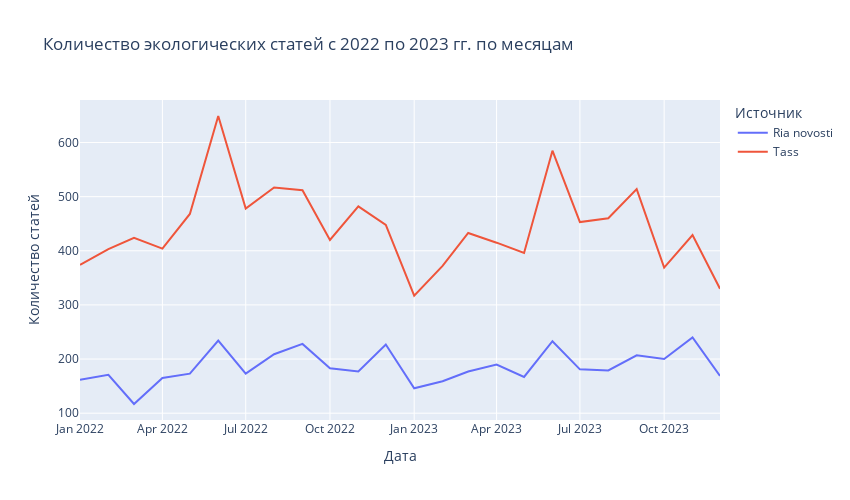

Notebook cell for this chart:
### Code cell
# Filtered dates
ria_dates_filtered = ria_df[ria_df.normal_dates > datetime.datetime(2021, 12, 31)].normal_dates
tass_dates_filtered = tass_df[tass_df.normal_dates > datetime.datetime(2021, 12, 31)].normal_dates

# Compute the sum of articles for each month
ria_articles_by_month = ria_dates_filtered.groupby(ria_dates_filtered.dt.to_period('M')).size()
tass_articles_by_month = tass_dates_filtered.groupby(tass_dates_filtered.dt.to_period('M')).size()

# Create traces
fig = go.Figure()
fig.add_trace(go.Scatter(x=ria_articles_by_month.index.to_timestamp(), y=ria_articles_by_month.values, mode='lines', name="Ria novosti"))
fig.add_trace(go.Scatter(x=tass_articles_by_month.index.to_timestamp(), y=tass_articles_by_month.values, mode='lines', name="Tass"))

# Update layout
fig.update_layout(title="Количество экологических статей с 2022 по 2023 гг. по месяцам",
                  xaxis_title="Дата",
                  yaxis_title="Количество статей",
                  legend_title="Источник",
                  height=500, width=850,
                  showlegend=True)

fig.show()

### Figure 1 — Plotly figure (JSON) as saved in the notebook; plotly's stock layout.template omitted (floating-point values rounded to 4 significant figures)
{"data": [{"mode": "lines", "name": "Ria novosti", "type": "scatter", "x": ["2022-01-01T00:00:00", "2022-02-01T00:00:00", "2022-03-01T00:00:00", "2022-04-01T00:00:00", "2022-05-01T00:00:00", "2022-06-01T00:00:00", "2022-07-01T00:00:00", "2022-08-01T00:00:00", "2022-09-01T00:00:00", "2022-10-01T00:00:00", "2022-11-01T00:00:00", "2022-12-01T00:00:00", "2023-01-01T00:00:00", "2023-02-01T00:00:00", "2023-03-01T00:00:00", "2023-04-01T00:00:00", "2023-05-01T00:00:00", "2023-06-01T00:00:00", "2023-07-01T00:00:00", "2023-08-01T00:00:00", "2023-09-01T00:00:00", "2023-10-01T00:00:00", "2023-11-01T00:00:00", "2023-12-01T00:00:00"], "y": [162, 171, 117, 165, 173, 234, 173, 209, 228, 183, 177, 227, 146, 159, 177, 190, 167, 233, 181, 179, 207, 200, 240, 169]}, {"mode": "lines", "name": "Tass", "type": "scatter", "x": ["2022-01-01T00:00:00", "2022-02-01T00:00:00", "2022-03-01T00:00:00", "2022-04-01T00:00:00", "2022-05-01T00:00:00", "2022-06-01T00:00:00", "2022-07-01T00:00:00", "2022-08-01T00:00:00", "2022-09-01T00:00:00", "2022-10-01T00:00:00", "2022-11-01T00:00:00", "2022-12-01T00:00:00", "2023-01-01T00:00:00", "2023-02-01T00:00:00", "2023-03-01T00:00:00", "2023-04-01T00:00:00", "2023-05-01T00:00:00", "2023-06-01T00:00:00", "2023-07-01T00:00:00", "2023-08-01T00:00:00", "2023-09-01T00:00:00", "2023-10-01T00:00:00", "2023-11-01T00:00:00", "2023-12-01T00:00:00"], "y": [374, 403, 424, 404, 468, 649, 478, 517, 512, 420, 482, 448, 317, 372, 433, 415, 396, 585, 453, 460, 514, 369, 429, 330]}], "layout": {"height": 500, "legend": {"title": {"text": "Источник"}}, "showlegend": true, "title": {"text": "Количество экологических статей с 2022 по 2023 гг. по месяцам"}, "width": 850, "xaxis": {"title": {"text": "Дата"}}, "yaxis": {"title": {"text": "Количество статей"}}}}
